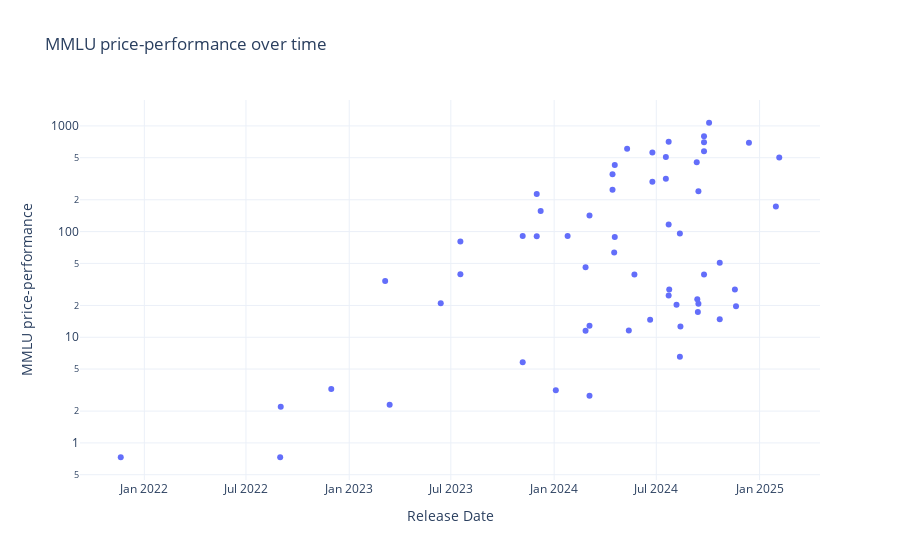

Write notebook code for a chart like this one.
### Code cell
aa_df['MMLU price-performance'] = aa_df['MMLU'] / aa_df['USD per 1M Tokens']
# Plot 'MMLU price-performance' vs. 'Date'
fig = px.scatter(aa_df, x='Release Date', y='MMLU price-performance', title='MMLU price-performance over time', hover_data=['Model Name'])
fig.update_layout(yaxis_type='log')
fig.show()

### Figure 1 — Plotly figure (JSON) as saved in the notebook; plotly's stock layout.template omitted (floating-point values rounded to 4 significant figures)
{"data": [{"customdata": [["GPT-3"], ["GPT-3"], ["GPT-3"], ["GPT-3.5"], ["GPT-3.5 Turbo"], ["GPT-4-0314"], ["GPT-3.5-Turbo-2023-06"], ["Llama-2-Chat-13B"], ["Llama-2-Chat-7B"], ["GPT-3.5-Turbo-2023-11"], ["GPT-4 Turbo"], ["Llama 2-70B Chat"], ["Llama 2-7B"], ["Llama 2-13B"], ["GPT-3"], ["GPT-3.5-Turbo-2024-01"], ["Mistral-Large-2024-02"], ["Mistral-Small-2024-02"], ["Claude-3-Haiku"], ["Claude-3-Sonnet"], ["Claude-3-Opus"], ["Llama 2-13B"], ["Llama 2-7B"], ["Mistral-8x22"], ["Llama-3-Instruct-8B"], ["Llama-3-Instruct-70B"], ["Gemini-1.5-Flash-2024-05"], ["GPT-4o-2024-05"], ["Gemini-1.5-Pro-2024-05"], ["Claude-3.5-Sonnet-2024-06"], ["Gemma-2-9B"], ["Gemma-2-27B"], ["GPT-4o-mini"], ["Mistral-NeMo"], ["Llama-3.1-Instruct-70B"], ["Llama-3.1-Instruct-405B"], ["Llama-3.1-Instruct-8B"], ["Mistral-Large-2-2024-07"], ["GPT-4o-2024-08"], ["Claude 2"], ["Claude 2.1"], ["Claude Instant"], ["Gemini 1.0 Pro"], ["Cohere Command"], ["Command R"], ["Command R+"], ["Cohere Command Light"], ["DeepSeek-Coder-V2 236B"], ["Jamba 1.5-Large"], ["o1-mini"], ["o1-preview"], ["Command R+"], ["Reka Core"], ["Mistral 7B"], ["Llama-3.2-Instruct-3B"], ["Gemini-1.5-Pro-2024-09"], ["Llama-3.2-Instruct-1B"], ["Gemini-1.5-Flash-2024-09"], ["Gemini-1.5-Flash-8B"], ["Claude-3.5-Sonnet-2024-10"], ["Claude-3.5-Haiku"], ["Mistral-Large-2-2024-11"], ["GPT-4o-2024-11"], ["Phi 4"], ["o1"], ["DeepSeek-V3"], ["DeepSeek-R1"], ["Mistral Small 3"], ["o1-mini"], ["o3-mini"], ["Gemini 2.0 Flash"]], "hovertemplate": "Release Date=%{x}<br>MMLU price-performance=%{y}<br>Model Name=%{customdata[0]}<extra></extra>", "legendgroup": "", "marker": {"color": "#636efa", "symbol": "circle"}, "mode": "markers", "name": "", "orientation": "v", "showlegend": false, "type": "scatter", "x": ["2021-11-20T00:00:00", "2022-08-31T00:00:00", "2022-09-01T00:00:00", "2022-11-30T00:00:00", "2023-03-06T00:00:00", "2023-03-14T00:00:00", "2023-06-13T00:00:00", "2023-07-18T00:00:00", "2023-07-18T00:00:00", "2023-11-06T00:00:00", "2023-11-06T00:00:00", "2023-12-01T00:00:00", "2023-12-01T00:00:00", "2023-12-08T00:00:00", "2024-01-04T00:00:00", "2024-01-25T00:00:00", "2024-02-26T00:00:00", "2024-02-26T00:00:00", "2024-03-04T00:00:00", "2024-03-04T00:00:00", "2024-03-04T00:00:00", "2024-04-14T00:00:00", "2024-04-14T00:00:00", "2024-04-17T00:00:00", "2024-04-18T00:00:00", "2024-04-18T00:00:00", "2024-05-10T00:00:00", "2024-05-13T00:00:00", "2024-05-23T00:00:00", "2024-06-20T00:00:00", "2024-06-24T00:00:00", "2024-06-24T00:00:00", "2024-07-18T00:00:00", "2024-07-18T00:00:00", "2024-07-23T00:00:00", "2024-07-23T00:00:00", "2024-07-23T00:00:00", "2024-07-24T00:00:00", "2024-08-06T00:00:00", "2024-08-12T00:00:00", "2024-08-12T00:00:00", "2024-08-12T00:00:00", "2024-08-12T00:00:00", "2024-08-13T00:00:00", "2024-08-13T00:00:00", "2024-08-13T00:00:00", "2024-08-13T00:00:00", "2024-09-11T00:00:00", "2024-09-12T00:00:00", "2024-09-12T00:00:00", "2024-09-12T00:00:00", "2024-09-13T00:00:00", "2024-09-14T00:00:00", "2024-09-14T00:00:00", "2024-09-24T00:00:00", "2024-09-24T00:00:00", "2024-09-24T00:00:00", "2024-09-24T00:00:00", "2024-10-03T00:00:00", "2024-10-22T00:00:00", "2024-10-22T00:00:00", "2024-11-18T00:00:00", "2024-11-20T00:00:00", "2024-12-13T00:00:00", "2024-12-17T00:00:00", "2024-12-26T00:00:00", "2025-01-20T00:00:00", "2025-01-30T00:00:00", "2025-01-31T00:00:00", "2025-01-31T00:00:00", "2025-02-05T00:00:00"], "xaxis": "x", "y": [0.7317, 0.7317, 2.195, 3.24, 34, 2.293, 20.92, 80.36, 39.39, 90.67, 5.8, 90.36, 226.5, 156.6, 3.155, 90.67, 11.5, 46, 142, 12.83, 2.8, 249.1, 348.5, 63.33, 426.7, 88.76, 607.7, 11.6, 39.27, 14.67, 561.5, 296.2, 315.4, 507.7, 116.7, 24.86, 710, 28.33, 20.32, 6.542, null, null, 95.73, null, null, 12.62, null, 452.6, 22.86, null, null, 17.3, 20.8, 240.4, 800, 39.27, 700, 576.9, 1071.0, 14.83, 50.62, 28.33, 19.63, 693.9, null, null, null, 172.6, null, null, 502.9], "yaxis": "y"}], "layout": {"legend": {"tracegroupgap": 0}, "title": {"text": "MMLU price-performance over time"}, "xaxis": {"anchor": "y", "domain": [0, 1], "title": {"text": "Release Date"}}, "yaxis": {"anchor": "x", "domain": [0, 1], "title": {"text": "MMLU price-performance"}, "type": "log"}}}
